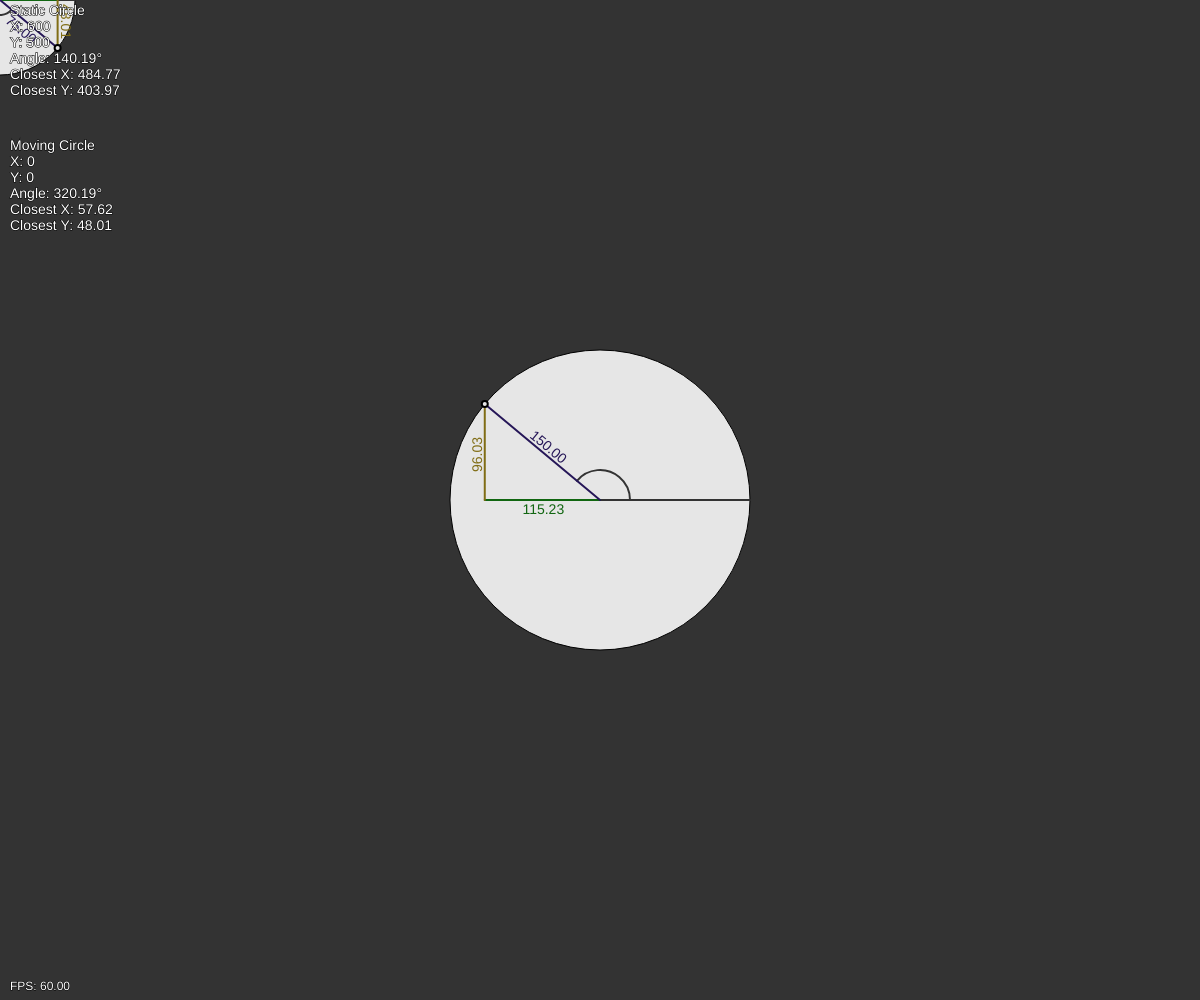
Frame 1 (no input)
Frame 60 (no input): identical to frame 1, image omitted
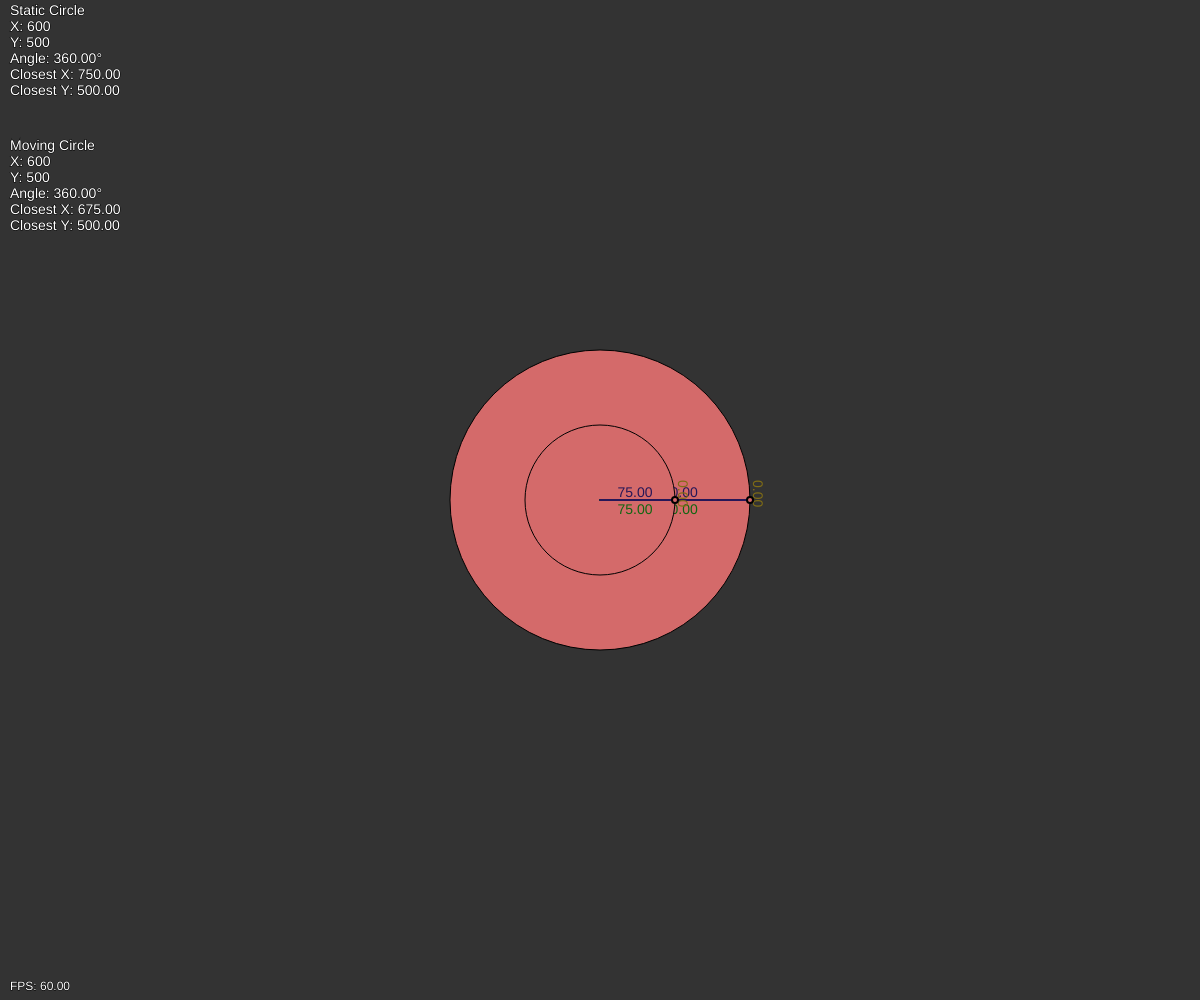
Frame 120 (the mouse pressed at the canvas centre since frame 60)

The p5.js sketch that drew these frames (run headless with seeded random() and noise() and a simulated clock; from frame 60 on, the mouse is pressed at the canvas centre):

// p5.js sketch
// ── sketch.js
var staticCircle;
var movingCircle;

function setup() {
  createCanvas(windowWidth, windowHeight);
  noCursor();
  staticCircle = new Circle(width / 2, height / 2, 150, width / 2, height / 2);
  movingCircle = new Circle(width / 2, height / 2, 75, width / 2, height / 2);
}

function draw() {
  background(51);

  updateStaticCircle();
  updateMovingCircle();

  checkCollisions();

  drawStaticCircle();
  drawMovingCircle();

  drawInfoText(staticCircle, 'Static Circle', 10, 15);
  drawInfoText(movingCircle, 'Moving Circle', 10, 150);

  var fps = frameRate();
  fill(255);
  stroke(0);
  text("FPS: " + fps.toFixed(2), 10, height - 10);
}

function updateStaticCircle() {
  staticCircle.update();
}

function drawStaticCircle() {
  staticCircle.draw();
}

function updateMovingCircle() {
  movingCircle.update();
}

function drawMovingCircle() {
  movingCircle.draw();
}

function checkCollisions() {
  d = dist(staticCircle.position.x, staticCircle.position.y, movingCircle.position.x, movingCircle.position.y);
  if (d <= staticCircle.radius + movingCircle.radius) {
    staticCircle.color = '#D46A6A';
    movingCircle.color = '#D46A6A';
  } else {
    staticCircle.color = 230;
    movingCircle.color = 230;
  }
}

function drawInfoText(circle, prL, prX, prY) {
  push();
  gap = 16;
  textSize(14);
  fill(255);
  stroke(0);
  text(prL, prX, prY);
  text("X: " + circle.position.x, prX, prY + gap);
  text("Y: " + circle.position.y, prX, prY + gap * 2);
  text("Angle: " + abs((((circle.angle * 180 / PI) + 360) % 360) - 360).toFixed(2) + '°', prX, prY + gap * 3);
  text("Closest X: " + circle.intersectPos.x.toFixed(2), prX, prY + gap * 4);
  text("Closest Y: " + circle.intersectPos.y.toFixed(2), prX, prY + gap * 5);
  pop();
}

function mouseMoved() {
  staticCircle.target.x = mouseX;
  staticCircle.target.y = mouseY;
  movingCircle.position.x = mouseX;
  movingCircle.position.y = mouseY;
}

function windowResized() {
  resizeCanvas(windowWidth, windowHeight);
  staticCircle.position.x = width / 2;
  staticCircle.position.y = height / 2;
}

// ── circle.js
function Circle(x, y, r, tX, tY) {
  this.position = createVector(x, y);
  this.radius = r;
  this.color = 'white';
  this.target = createVector(tX, tY);

  this.angle = atan2(this.target.y - this.position.y, this.target.x - this.position.y);
  this.intersectPos = createVector(this.position.x + this.radius * cos(this.angle), this.position.y + this.radius * sin(this.angle));

  this.update = function() {
    this.angle = atan2(this.target.y - this.position.y, this.target.x - this.position.x);
    this.intersectPos.x = this.position.x + this.radius * cos(this.angle);
    this.intersectPos.y = this.position.y + this.radius * sin(this.angle);
  };

  this.draw = function() {
    push();
    fill(this.color);
    ellipse(this.position.x, this.position.y, this.radius * 2, this.radius * 2);
    stroke(51);
    strokeWeight(2);
    arc(this.position.x, this.position.y, this.radius * 2 * 0.2, this.radius * 2 * 0.2, this.angle, 0);

    line(this.position.x, this.position.y, this.position.x + this.radius, this.position.y);

    textWidth = 20;
    adjacent = dist(this.position.x, this.position.y, this.intersectPos.x, this.position.y);
    opposite = dist(this.intersectPos.x, this.position.y, this.intersectPos.x, this.intersectPos.y);
    hypotenuse = this.radius;
    strokeWeight(2);
    textSize(14);

    // Draw adjacent line and length text
    fill('#116611');
    noStroke();
    aText = this.position.x > this.intersectPos.x ? adjacent : -adjacent;
    text(adjacent.toFixed(2), this.position.x - aText / 2 - textWidth, this.position.y + (this.intersectPos.y > this.position.y ? -3 : 14));
    stroke('#116611');
    line(this.position.x, this.position.y, this.intersectPos.x, this.position.y);

    // Draw opposite line and length text
    fill('#806D15');
    noStroke();
    push();
    translate(this.position.x, this.position.y);
    this.position.x > this.intersectPos.x ? rotate(-PI/2) : rotate(PI/2);
    oText = this.position.x > this.intersectPos.x ? -opposite : opposite;
    oText *= this.position.y > this.intersectPos.y ? -1 : 1;
    text(opposite.toFixed(2), oText / 2 - textWidth, (adjacent * -1) - 3);
    pop();
    stroke('#806D15');
    line(this.intersectPos.x, this.position.y, this.intersectPos.x, this.intersectPos.y);

    // Draw hypotenuse line and length text
    fill('#261758');
    noStroke();
    push();
    translate(this.position.x, this.position.y);
    rotate(this.angle);
    hText = hypotenuse;
    if (this.position.x > this.intersectPos.x) {
      rotate(PI);
      hText *= -1;
    }
    text(hypotenuse.toFixed(2), hText / 2 - textWidth, (this.intersectPos.y > this.position.y ? 14 : -3));
    pop();
    stroke('#261758');
    line(this.position.x, this.position.y, this.intersectPos.x, this.intersectPos.y);

    // Draw intersect point
    fill(this.color);
    stroke(0);
    ellipse(this.intersectPos.x, this.intersectPos.y, 6, 6);
    pop();
  };
}
